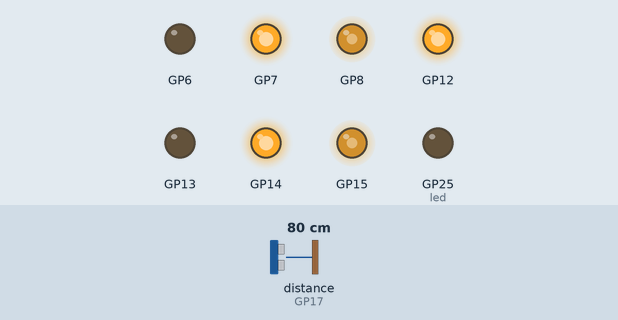
Recording of a program running on a simulated Raspberry Pi Pico running MicroPython. Parts: output pins drawn as LEDs (lit = HIGH). Dashed ring = blinking. The inputs (shaded band) are chosen by the test bench; at power-on: distance to the obstacle (sensor on GP17) 80 cm. The echo pulse lasts 58.3 µs per cm; pins used as bus, display or sensor lines are not drawn; what the program prints to the serial console is not drawn.

Above: at 5.0 s.
5.1 s: distance to the obstacle (sensor on GP17) set to 2 cm
At 5.6 s:
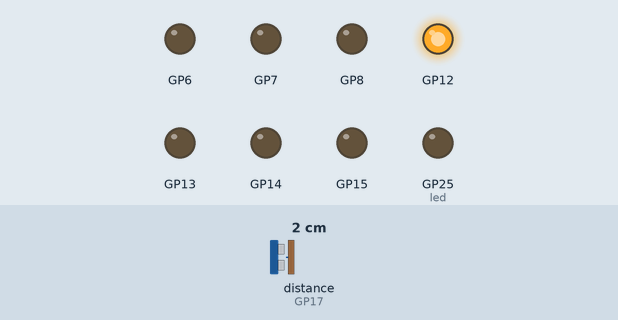
At 6.9 s:
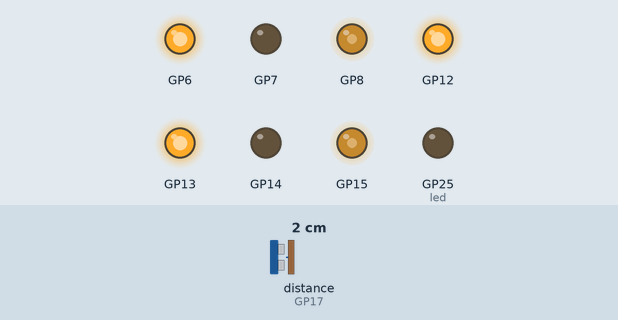
7.3 s: distance to the obstacle (sensor on GP17) set to 60 cm
At 8.72 s:
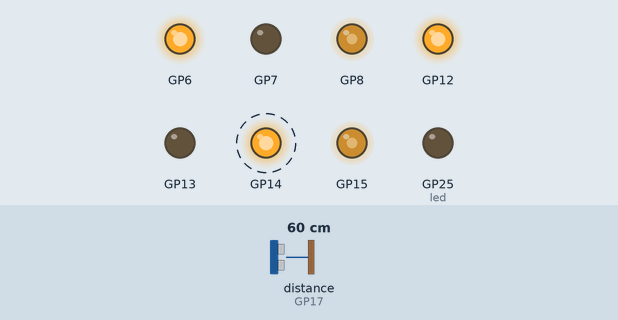
10.3 s: distance to the obstacle (sensor on GP17) set to 47 cm
Timing chart, 0 to 19.3 s (numbered marks = the images above; inputs shaded):
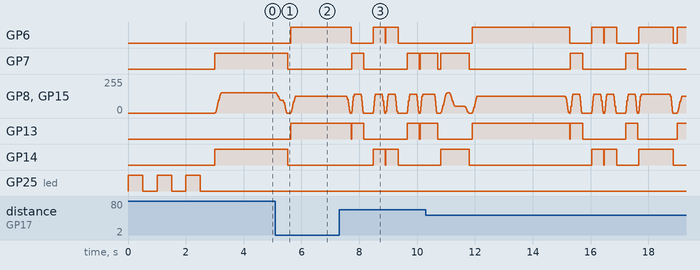

The program:

dual_motor_main.py
```python
"""
Dual-motor obstacle-avoiding robot: left and right wheels, turn-based avoidance.
Start motors; if obstacle detected, ramp stop, reverse until safe, turn (left or right), then resume forward.
Pin and behavior constants at the top should match your hardware.
"""

from machine import Pin, PWM
import utime
from utime import sleep, sleep_us


# --- MOTOR GPIO PINS ---
STBY_PIN = 12
LEFT_PWM = 15
LEFT_IN1 = 14
LEFT_IN2 = 13

RIGHT_PWM = 8 # GPIO8 (Pin 11)
RIGHT_IN1 = 7 # GPIO7 (Pin 10)
RIGHT_IN2 = 6 # GPIO6 (Pin 9)

# HSR04
TRIG_PIN = 16
ECHO_PIN = 17

# behavior
THRESHOLD_CM = 50
CRUISE_SPEED = 60
REVERSE_MS = 350
LOOP_DELAY_MS = 60
RAMP_TIME_MS = 200
REVERSE_SPEED = 50  # Lower speed for smoother reverse
DECEL_RAMP_MS = 150  # Faster deceleration when obstacle detected
RESUME_RAMP_MS = 250  # Slower ramp when resuming forward
ADAPTIVE_THRESHOLD_MULT = 1.5  # Start slowing at 1.5x threshold
MAX_REVERSE_MS = 3000  # Maximum reverse duration as safety timeout

# dual-motor: turn in place
TURN_MS = 400  # Duration of turn in place
TURN_SPEED = 55  # Speed during turn

# PWM
PWM_FREQ = 10000
MAX_DUTY = 65535

# Turn validation constants
TURN_VALIDATION_PAUSE_MS = 100  # Pause for stable sensor reading after turn
TURN_MAX_RETRIES = 2  # Max retry attempts for single turn direction

# Smoothness tuning
PRE_RAMP_DELAY_MS = 20  # Reduced from 50ms for snappier transitions
TURN_SETTLE_MS = 80  # Brief settle after stop before turning
TURN_RAMP_MS = 100  # Shorter ramp for turns (more responsive)
CRUISE_HYSTERESIS_FACTOR = 0.8  # Only re-ramp when duty below 80% of cruise

# Peek-and-choose constants
PEEK_MS = 220
PEEK_SPEED = TURN_SPEED
PEEK_SAMPLES = 3
PEEK_SETTLE_MS = TURN_VALIDATION_PAUSE_MS
RECENTER_MS = PEEK_MS
PEEK_TIE_EPS = 5
ESCAPE_TURN_MS = 1000  # Tune for ~180° on your chassis


def _log(tag, msg=""):
    try:
        ts = utime.ticks_ms()
    except Exception:
        ts = int(utime.time() * 1000)
    print("[{}ms] {}: {}".format(ts, tag, msg))


class Motor:
    def __init__(self, pwm_pin, in1, in2):
        _log("Motor.__init__", "pwm=%s in1=%s in2=%s" % (pwm_pin, in1, in2))
        self.pwm = PWM(Pin(pwm_pin))
        self.pwm.freq(PWM_FREQ)
        self.pwm.duty_u16(0)
        self.current_duty = 0
        self.in1 = Pin(in1, Pin.OUT)
        self.in2 = Pin(in2, Pin.OUT)
        self.in1.off()
        self.in2.off()

    def forward(self, speed=100):
        speed = max(0, min(100, speed))
        _log("Motor.forward", "speed=%s" % speed)
        self.in1.on()
        self.in2.off()
        duty = int((speed / 100) * MAX_DUTY)
        self.pwm.duty_u16(duty)
        self.current_duty = duty

    def reverse(self, speed=100):
        speed = max(0, min(100, speed))
        _log("Motor.reverse", "speed=%s" % speed)
        self.in1.off()
        self.in2.on()
        duty = int((speed / 100) * MAX_DUTY)
        self.pwm.duty_u16(duty)
        self.current_duty = duty

    def stop(self):
        _log("Motor.stop", "")
        self.pwm.duty_u16(0)
        self.current_duty = 0
        self.in1.off()
        self.in2.off()

    def ramp_stop(self, ramp_time_ms=200):
        """Gradually reduce speed to zero before stopping."""
        _log("Motor.ramp_stop", "ramp_time_ms=%s" % ramp_time_ms)
        self.ramp_speed(0, ramp_time_ms)
        self.stop()

    def ramp_speed(self, target_speed, ramp_time_ms=200):
        target_speed = max(0, min(100, target_speed))
        target_duty = int((target_speed / 100) * MAX_DUTY)
        steps = max(1, ramp_time_ms // 20)
        step_time = ramp_time_ms // steps
        duty_step = (target_duty - self.current_duty) // steps
        for _ in range(steps):
            self.current_duty += duty_step
            self.pwm.duty_u16(self.current_duty)
            utime.sleep_ms(step_time)
        self.current_duty = target_duty
        self.pwm.duty_u16(self.current_duty)


def _smoothstep(t):
    """Ease-in/ease-out: slow start and slow end for smoother perceived motion."""
    t = max(0, min(1, t))
    return t * t * (3 - 2 * t)


def ramp_both(left_motor, right_motor, target_speed, ramp_time_ms, ease=True):
    """
    Ramp both motors in sync to avoid drift. Uses ease-in/ease-out for smoother
    acceleration/deceleration. Both motors step together each interval.
    """
    target_speed = max(0, min(100, target_speed))
    left_target = int((target_speed / 100) * MAX_DUTY)
    right_target = left_target
    left_start = left_motor.current_duty
    right_start = right_motor.current_duty

    steps = max(1, ramp_time_ms // 20)
    step_time = ramp_time_ms // steps

    for i in range(steps):
        t = (i + 1) / steps
        t_eased = _smoothstep(t) if ease else t
        left_duty = left_start + int((left_target - left_start) * t_eased)
        right_duty = right_start + int((right_target - right_start) * t_eased)
        left_motor.pwm.duty_u16(left_duty)
        right_motor.pwm.duty_u16(right_duty)
        left_motor.current_duty = left_duty
        right_motor.current_duty = right_duty
        utime.sleep_ms(step_time)

    left_motor.current_duty = left_target
    right_motor.current_duty = right_target
    left_motor.pwm.duty_u16(left_target)
    right_motor.pwm.duty_u16(right_target)


class HBridge:
    def __init__(self, stby_pin):
        _log("HBridge.__init__", "stby=%s" % stby_pin)
        self.stby = Pin(stby_pin, Pin.OUT)
        self.enable()

    def enable(self):
        _log("HBridge.enable", "")
        self.stby.on()

    def disable(self):
        _log("HBridge.disable", "")
        self.stby.off()


class HCSR04:
    def __init__(self, trigger_pin, echo_pin):
        _log("HCSR04.__init__", "trig=%s echo=%s" % (trigger_pin, echo_pin))
        self.trigger = Pin(trigger_pin, Pin.OUT)
        self.echo = Pin(echo_pin, Pin.IN)
        self.trigger.value(0)
        self.reading_buffer = []  # Moving-average filter buffer
        self.buffer_size = 5  # Larger buffer for smoother readings
        self.last_valid_cm = None  # Use when sensor returns None (with timeout)
        self.last_valid_time_ms = 0
        self.NONE_TIMEOUT_MS = 500  # Max age of last_valid before treating as unknown

    def _fallback_distance(self):
        """Return last valid distance if recent, else None."""
        if self.last_valid_cm is None:
            return None
        age = utime.ticks_diff(utime.ticks_ms(), self.last_valid_time_ms)
        if age <= self.NONE_TIMEOUT_MS:
            return self.last_valid_cm
        return None

    def distance_cm(self):
        # Trigger pulse
        self.trigger.low()
        sleep_us(200)
        self.trigger.high()
        sleep_us(10)
        self.trigger.low()

        # Wait for echo HIGH
        start_wait = utime.ticks_us()
        while self.echo.value() == 0:
            if utime.ticks_diff(utime.ticks_us(), start_wait) > 30000:
                return self._fallback_distance()

        start = utime.ticks_us()

        # Wait for echo LOW
        while self.echo.value() == 1:
            if utime.ticks_diff(utime.ticks_us(), start) > 30000:
                return self._fallback_distance()

        end = utime.ticks_us()

        duration = utime.ticks_diff(end, start)
        distance = (duration * 0.0343) / 2
        if distance > 300:
            return self._fallback_distance()

        # Add to moving-average buffer
        self.reading_buffer.append(distance)
        if len(self.reading_buffer) > self.buffer_size:
            self.reading_buffer.pop(0)

        # Return average of buffered readings
        avg_distance = sum(self.reading_buffer) / len(self.reading_buffer)
        self.last_valid_cm = avg_distance
        self.last_valid_time_ms = utime.ticks_ms()
        return avg_distance


def read_distance_avg(count, delay_ms):
    """Collect up to 'count' valid distance readings, averaging them."""
    readings = []
    for _ in range(count):
        dist = sensor.distance_cm()
        if dist is not None:
            readings.append(dist)
        utime.sleep_ms(delay_ms)
    if readings:
        return sum(readings) / len(readings)
    return None


# initialize
hbridge = HBridge(STBY_PIN)
left = Motor(LEFT_PWM, LEFT_IN1, LEFT_IN2)
right = Motor(RIGHT_PWM, RIGHT_IN1, RIGHT_IN2)
sensor = HCSR04(TRIG_PIN, ECHO_PIN)
led = Pin("LED", Pin.OUT)


def blink_led(times=3, delay=0.5):
    """Blink the onboard LED as a startup indicator."""
    _log("blink_led", "starting with %d blinks" % times)
    for _ in range(times):
        led.on()
        sleep(delay)
        led.off()
        sleep(delay)
    _log("blink_led", "finished")


def forward(speed=None, ramp=True):
    s = CRUISE_SPEED if speed is None else speed
    _log("forward", "speed=%s ramp=%s" % (s, ramp))
    both_moving = left.current_duty > 0 or right.current_duty > 0
    if ramp and both_moving:
        left.in1.on()
        left.in2.off()
        right.in1.on()
        right.in2.off()
        ramp_both(left, right, s, RAMP_TIME_MS)
    else:
        left.forward(0)
        right.forward(0)
        ramp_both(left, right, s, RESUME_RAMP_MS)


def stop():
    _log("stop", "")
    left.stop()
    right.stop()


def reverse(duration_ms, speed=None):
    if speed is None:
        speed = REVERSE_SPEED
    _log("reverse", "duration_ms=%s speed=%s" % (duration_ms, speed))
    utime.sleep_ms(PRE_RAMP_DELAY_MS)
    left.reverse(0)
    right.reverse(0)
    ramp_both(left, right, speed, RAMP_TIME_MS)
    utime.sleep_ms(duration_ms)
    ramp_both(left, right, 0, DECEL_RAMP_MS)
    stop()


def reverse_until_safe(speed=None):
    """
    Reverse until distance > THRESHOLD_CM or MAX_REVERSE_MS timeout.
    Returns final distance (None if sensor timeout).
    """
    if speed is None:
        speed = REVERSE_SPEED
    _log("reverse_until_safe", "speed=%s" % speed)

    utime.sleep_ms(PRE_RAMP_DELAY_MS)
    left.reverse(0)
    right.reverse(0)
    ramp_both(left, right, speed, RAMP_TIME_MS)

    reverse_start = utime.ticks_ms()
    final_dist = None

    while True:
        elapsed = utime.ticks_diff(utime.ticks_ms(), reverse_start)
        if elapsed >= MAX_REVERSE_MS:
            _log("reverse_until_safe", "timeout after %dms" % elapsed)
            break

        dist = sensor.distance_cm()
        if dist is not None:
            final_dist = dist
            _log("reverse_until_safe", "distance=%.2fcm" % dist)
            if dist > THRESHOLD_CM:
                _log("reverse_until_safe", "safe distance reached: %.2fcm > %dcm" % (dist, THRESHOLD_CM))
                break

        utime.sleep_ms(LOOP_DELAY_MS)

    ramp_both(left, right, 0, DECEL_RAMP_MS)
    stop()

    return final_dist


def ramp_both_stop(ramp_time_ms=DECEL_RAMP_MS):
    """Synchronized ramp-down of both motors to stop."""
    ramp_both(left, right, 0, ramp_time_ms)
    stop()


def turn_left(duration_ms=None, speed=None):
    """Left reverse, right forward -> rotate left."""
    dur = TURN_MS if duration_ms is None else duration_ms
    spd = TURN_SPEED if speed is None else speed
    _log("turn_left", "duration_ms=%s speed=%s" % (dur, spd))
    utime.sleep_ms(PRE_RAMP_DELAY_MS)
    left.reverse(0)
    right.forward(0)
    ramp_both(left, right, spd, TURN_RAMP_MS)
    utime.sleep_ms(dur)
    ramp_both(left, right, 0, TURN_RAMP_MS)
    stop()


def turn_right(duration_ms=None, speed=None):
    """Left forward, right reverse -> rotate right."""
    dur = TURN_MS if duration_ms is None else duration_ms
    spd = TURN_SPEED if speed is None else speed
    _log("turn_right", "duration_ms=%s speed=%s" % (dur, spd))
    utime.sleep_ms(PRE_RAMP_DELAY_MS)
    left.forward(0)
    right.reverse(0)
    ramp_both(left, right, spd, TURN_RAMP_MS)
    utime.sleep_ms(dur)
    ramp_both(left, right, 0, TURN_RAMP_MS)
    stop()


def turn_with_validation(side='left', max_retries=2):
    """Turn until obstacle no longer directly ahead, with retry logic."""
    retry_count = 0

    while retry_count < max_retries:
        if side == 'left':
            turn_left(TURN_MS, TURN_SPEED)
        else:
            turn_right(TURN_MS, TURN_SPEED)

        utime.sleep_ms(100)  # Brief pause for stable reading
        dist = sensor.distance_cm()

        if dist is not None and dist >= THRESHOLD_CM:
            _log("turn_with_validation", "%s turn successful: dist=%.2fcm" % (side, dist))
            return True

        retry_count += 1
        _log("turn_with_validation", "turn incomplete, retrying: attempt %d/%d" % (retry_count, max_retries))

    _log("turn_with_validation", "%s turn exhausted retries" % side)
    return False


def peek(side):
    """Micro-rotate to 'side', measure distance, then recenter."""
    _log("peek", "starting side=%s" % side)
    if side == 'left':
        turn_left(PEEK_MS, PEEK_SPEED)
    else:
        turn_right(PEEK_MS, PEEK_SPEED)

    utime.sleep_ms(PEEK_SETTLE_MS)
    dist = read_distance_avg(PEEK_SAMPLES, LOOP_DELAY_MS)

    # Recenter with mirrored turn
    if side == 'left':
        turn_right(RECENTER_MS, PEEK_SPEED)
    else:
        turn_left(RECENTER_MS, PEEK_SPEED)

    _log("peek", "side=%s dist=%.2fcm" % (side, dist if dist is not None else -1))
    return dist


def decide_turn_side(turn_alternate):
    """Peek both sides, choose the clearer one."""
    left_cm = peek('left')
    right_cm = peek('right')

    left_blocked = left_cm is None or left_cm < THRESHOLD_CM
    right_blocked = right_cm is None or right_cm < THRESHOLD_CM

    if left_blocked and right_blocked:
        _log("decide_turn_side", "both blocked: left=%.2f right=%.2f" % (left_cm or -1, right_cm or -1))
        return 'blocked'

    if left_blocked:
        _log("decide_turn_side", "left blocked, choosing right: left=%.2f right=%.2f" % (left_cm or -1, right_cm or -1))
        return 'right'
    if right_blocked:
        _log("decide_turn_side", "right blocked, choosing left: left=%.2f right=%.2f" % (left_cm or -1, right_cm or -1))
        return 'left'

    # Both clear, choose larger distance
    diff = abs(left_cm - right_cm)
    if diff > PEEK_TIE_EPS:
        chosen = 'left' if left_cm > right_cm else 'right'
        _log("decide_turn_side", "clearer side: left=%.2f right=%.2f chosen=%s" % (left_cm, right_cm, chosen))
        return chosen
    else:
        # Tie, use turn_alternate
        chosen = 'left' if not turn_alternate else 'right'
        _log("decide_turn_side", "tie (diff=%.2f < %d), using alternate: left=%.2f right=%.2f chosen=%s" % (diff, PEEK_TIE_EPS, left_cm, right_cm, chosen))
        return chosen


def simplified_run(total_ms=3000):
    _log("simplified_run", "start total_ms=%s" % total_ms)
    blink_led(times=3, delay=0.5)
    start = utime.ticks_ms()
    turn_alternate = False  # alternate turn_left / turn_right per obstacle
    forward(CRUISE_SPEED, ramp=True)
    try:
        while utime.ticks_diff(utime.ticks_ms(), start) < total_ms:
            dist = sensor.distance_cm()
            if dist is None:
                utime.sleep_ms(LOOP_DELAY_MS)
                continue
            _log("simplified_run", "measured=%.2fcm" % dist)

            adaptive_threshold = THRESHOLD_CM * ADAPTIVE_THRESHOLD_MULT
            if dist < adaptive_threshold and dist >= THRESHOLD_CM:
                distance_range = adaptive_threshold - THRESHOLD_CM
                distance_from_threshold = dist - THRESHOLD_CM
                t = distance_from_threshold / distance_range
                speed_factor = _smoothstep(t)  # Gentler curve for gradual slowdown
                adaptive_speed = int(CRUISE_SPEED * speed_factor)
                adaptive_speed = max(20, min(CRUISE_SPEED, adaptive_speed))
                _log("simplified_run", "adaptive slowdown: dist=%.2fcm speed=%d%%" % (dist, adaptive_speed))
                forward(adaptive_speed, ramp=True)
            elif dist < THRESHOLD_CM:
                _log("simplified_run", "obstacle detected %.2fcm — stop, reverse, peek-and-choose, resume" % dist)
                ramp_both_stop(DECEL_RAMP_MS)
                utime.sleep_ms(TURN_SETTLE_MS)
                reverse_until_safe(REVERSE_SPEED)

                choice = decide_turn_side(turn_alternate)
                if choice in ['left', 'right']:
                    success = turn_with_validation(side=choice, max_retries=2)
                    if not success:
                        _log("simplified_run", "chosen side failed, trying opposite")
                        opposite = 'left' if choice == 'right' else 'right'
                        turn_with_validation(side=opposite, max_retries=1)
                elif choice == 'blocked':
                    _log("simplified_run", "both sides blocked, performing 180° escape")
                    escape_side = 'left' if not turn_alternate else 'right'
                    if escape_side == 'left':
                        turn_left(ESCAPE_TURN_MS, TURN_SPEED)
                    else:
                        turn_right(ESCAPE_TURN_MS, TURN_SPEED)
                    # After escape, check once
                    utime.sleep_ms(TURN_VALIDATION_PAUSE_MS)
                    post_escape_dist = sensor.distance_cm()
                    if post_escape_dist is None or post_escape_dist < THRESHOLD_CM:
                        _log("simplified_run", "escape failed, reversing again")
                        reverse_until_safe(REVERSE_SPEED)
                        # Retry with new peeks
                        choice = decide_turn_side(turn_alternate)
                        if choice in ['left', 'right']:
                            turn_with_validation(side=choice, max_retries=2)

                turn_alternate = not turn_alternate
                forward(CRUISE_SPEED, ramp=True)
            elif dist >= adaptive_threshold:
                cruise_duty = int((CRUISE_SPEED / 100) * MAX_DUTY * CRUISE_HYSTERESIS_FACTOR)
                if left.current_duty < cruise_duty or right.current_duty < cruise_duty:
                    forward(CRUISE_SPEED, ramp=True)
            utime.sleep_ms(LOOP_DELAY_MS)
    except KeyboardInterrupt:
        _log("simplified_run", "keyboard interrupt")
    finally:
        stop()
        led.off()
        hbridge.disable()
        _log("simplified_run", "finished")


if __name__ == "__main__":
    simplified_run(total_ms=60000)
```

Measured:
- after the input at 5.1 s, GP6, GP13: LOW → HIGH after 0.52 s; GP7, GP14: HIGH → LOW after 0.42 s
